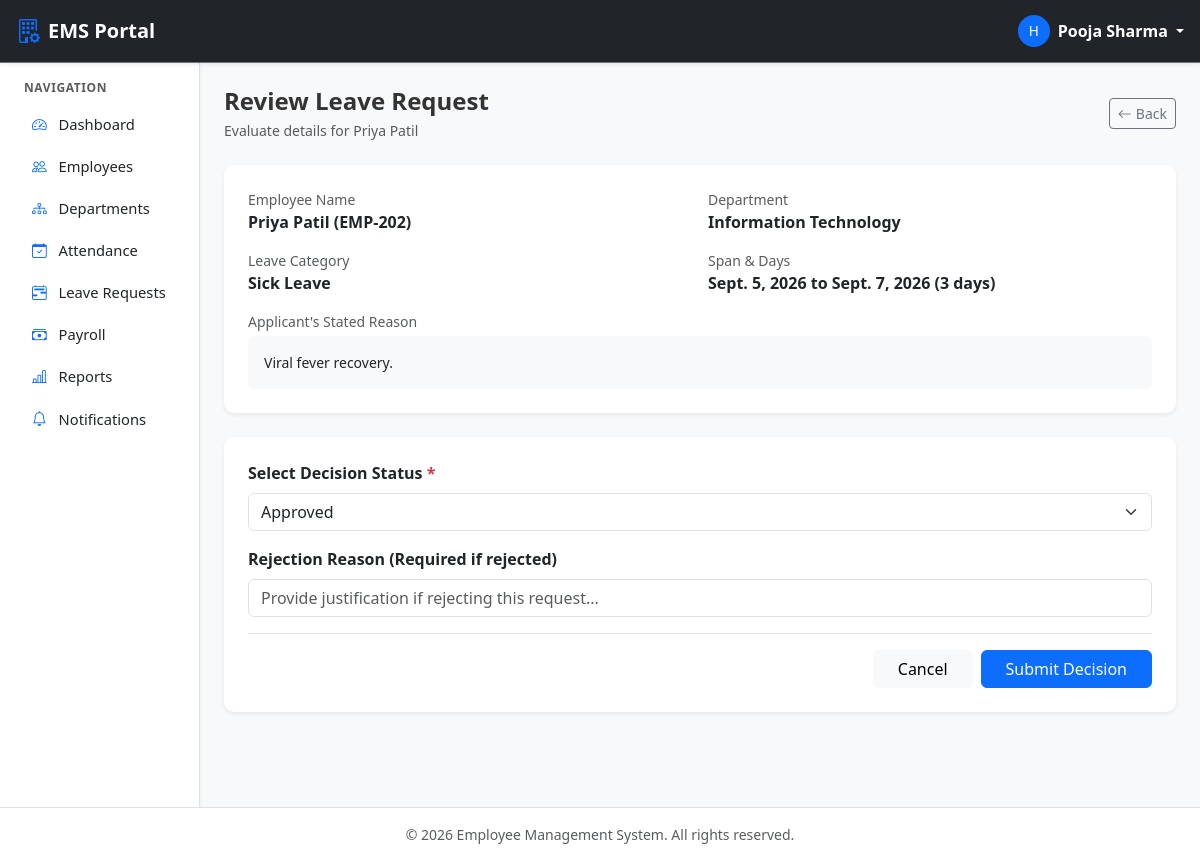
Page /leaves/2/action/ (signed in) on the committed database.
### leaves/models.py (models this page shows, shortened)
class LeaveRequest(models.Model):
    LEAVE_TYPES = (
        ('CASUAL', 'Casual Leave'),
        ('SICK', 'Sick Leave'),
        ('EARNED', 'Earned Leave'),
        ('EMERGENCY', 'Emergency Leave'),
    )
    STATUS_CHOICES = (
        ('PENDING', 'Pending'),
        ('APPROVED', 'Approved'),
        ('REJECTED', 'Rejected'),
    )
    employee = models.ForeignKey(
        Employee,
        on_delete=models.CASCADE,
        related_name='leave_requests'
    )
    leave_type = models.CharField(max_length=15, choices=LEAVE_TYPES, default='CASUAL')
    start_date = models.DateField()
    end_date = models.DateField()
    reason = models.TextField()
    status = models.CharField(max_length=10, choices=STATUS_CHOICES, default='PENDING')
    rejection_reason = models.CharField(max_length=255, blank=True, null=True)
    applied_at = models.DateTimeField(auto_now_add=True)
    approved_by = models.ForeignKey(
        User,
        on_delete=models.SET_NULL,
        null=True,
        blank=True,
        related_name='approved_leaves'
    )
    action_taken_at = models.DateTimeField(null=True, blank=True)
    class Meta:
        ordering = ['-applied_at']
    @property
    def total_days(self):
        if self.start_date and self.end_date:
            delta = self.end_date - self.start_date
            return max(delta.days + 1, 1)
        return 0

### employees/models.py (models this page shows, shortened)
class Employee(models.Model):
    ROLE_CHOICES = (
        ('ADMIN', 'Admin'),
        ('HR', 'HR / Manager'),
        ('EMPLOYEE', 'Employee'),
    )
    GENDER_CHOICES = (
        ('MALE', 'Male'),
        ('FEMALE', 'Female'),
        ('OTHER', 'Other'),
    )
    STATUS_CHOICES = (
        ('ACTIVE', 'Active'),
        ('INACTIVE', 'Inactive'),
    )
    user = models.OneToOneField(
        User,
        on_delete=models.CASCADE,
        related_name='employee'
    )
    employee_id = models.CharField(max_length=20, unique=True)
    phone = models.CharField(max_length=15, blank=True, null=True)
    address = models.TextField(blank=True, null=True)
    date_of_birth = models.DateField(blank=True, null=True)
    gender = models.CharField(max_length=10, choices=GENDER_CHOICES, default='MALE')
    profile_picture = models.ImageField(
        upload_to='profile_pictures/',
        blank=True,
        null=True
    )
    department = models.ForeignKey(
        Department,
        on_delete=models.SET_NULL,
        null=True,
        blank=True,
        related_name='employees'
    )
    designation = models.ForeignKey(
        Designation,
        on_delete=models.SET_NULL,
        null=True,
        blank=True,
        related_name='employees'
    )
    joining_date = models.DateField(blank=True, null=True)
    basic_salary = models.DecimalField(max_digits=10, decimal_places=2, default=0.00)
    role = models.CharField(max_length=10, choices=ROLE_CHOICES, default='EMPLOYEE')
    status = models.CharField(max_length=10, choices=STATUS_CHOICES, default='ACTIVE')
    created_at = models.DateTimeField(auto_now_add=True)
    updated_at = models.DateTimeField(auto_now=True)
    class Meta:
        ordering = ['employee_id']
    @property
    def full_name(self):
        return self.user.get_full_name() or self.user.username

### departments/models.py (models this page shows, shortened)
class Department(models.Model):
    name = models.CharField(max_length=100, unique=True)
    description = models.TextField(blank=True, null=True)
    created_at = models.DateTimeField(auto_now_add=True)
    updated_at = models.DateTimeField(auto_now=True)
    class Meta:
        ordering = ['name']
        verbose_name = 'Department'
        verbose_name_plural = 'Departments'

### leaves/views.py (the view)
# urls.py: path('<int:pk>/action/', views.leave_action_view, name='leave_action'),
@hr_required
def leave_action_view(request, pk):
    leave = get_object_or_404(LeaveRequest.objects.select_related('employee__user'), pk=pk)
    if request.method == 'POST':
        form = LeaveActionForm(request.POST, instance=leave)
        if form.is_valid():
            updated_leave = form.save(commit=False)
            updated_leave.approved_by = request.user
            updated_leave.action_taken_at = timezone.now()
            updated_leave.save()
            Notification.objects.create(
                recipient=leave.employee.user,
                title=f"Leave Request {updated_leave.status}",
                message=f"Your {updated_leave.get_leave_type_display()} request ({updated_leave.start_date} to {updated_leave.end_date}) was marked {updated_leave.status}.",
                notification_type='LEAVE',
                link='/leaves/my/'
            )
            messages.success(request, f"Leave decision for {leave.employee.full_name} saved successfully.")
            return redirect('leave_list')
        else:
            messages.error(request, "Please rectify the input errors.")
    else:
        form = LeaveActionForm(instance=leave)
    return render(request, 'leaves/leave_action.html', {'form': form, 'leave': leave})

### leaves/forms.py (shortened to what this page needs)
class LeaveActionForm(forms.ModelForm):
    class Meta:
        model = LeaveRequest
        fields = ['status', 'rejection_reason']
        widgets = {
            'status': forms.Select(attrs={'class': 'form-select'}),
            'rejection_reason': forms.TextInput(attrs={
                'class': 'form-control',
                'placeholder': 'Provide justification if rejecting this request...'
            }),
        }

### leaves/templates/leaves/leave_action.html (shortened to what this page needs)
{% extends "base.html" %}
{% block content %}
<div class="container-fluid max-w-700 p-0">
    <div class="d-flex align-items-center justify-content-between mb-4">
        <div>
            <h4 class="fw-bold mb-1">Review Leave Request</h4>
            <p class="text-muted small mb-0">Evaluate details for {{ leave.employee.full_name }}</p>
        </div>
        <a href="{% url 'leave_list' %}" class="btn btn-outline-secondary btn-sm">
            <i class="bi bi-arrow-left me-1"></i>Back
        </a>
    </div>
    <div class="card shadow-sm border-0 mb-4">
        <div class="card-body p-4">
            <div class="row g-3">
                <div class="col-sm-6">
                    <span class="text-muted small d-block">Employee Name</span>
                    <span class="fw-bold">{{ leave.employee.full_name }} ({{ leave.employee.employee_id }})</span>
                </div>
                <div class="col-sm-6">
                    <span class="text-muted small d-block">Department</span>
                    <span class="fw-bold">{{ leave.employee.department.name|default:"Unassigned" }}</span>
                </div>
                <div class="col-sm-6">
                    <span class="text-muted small d-block">Leave Category</span>
                    <span class="fw-bold">{{ leave.get_leave_type_display }}</span>
                </div>
                <div class="col-sm-6">
                    <span class="text-muted small d-block">Span & Days</span>
                    <span class="fw-bold">{{ leave.start_date }} to {{ leave.end_date }} ({{ leave.total_days }} days)</span>
                </div>
                <div class="col-12">
                    <span class="text-muted small d-block">Applicant's Stated Reason</span>
                    <div class="p-3 bg-light rounded mt-1 small">{{ leave.reason }}</div>
                </div>
            </div>
        </div>
    </div>
    <div class="card shadow-sm border-0">
        <div class="card-body p-4">
            <form method="post" novalidate>
                <div class="mb-3">
                    <label class="form-label fw-semibold required">Select Decision Status</label>
                    {{ form.status }}
                </div>
                <div class="mb-3">
                    <label class="form-label fw-semibold">Rejection Reason (Required if rejected)</label>
                    {{ form.rejection_reason }}
                </div>
                <div class="d-flex justify-content-end gap-2 pt-3 border-top">
                    <a href="{% url 'leave_list' %}" class="btn btn-light px-4">Cancel</a>
                    <button type="submit" class="btn btn-primary px-4">Submit Decision</button>
                </div>
            </form>
        </div>
    </div>
</div>
{% endblock %}

### templates/navbar.html (shortened to what this page needs)
<nav class="navbar navbar-expand-lg navbar-dark bg-dark sticky-top border-bottom border-secondary shadow-sm">
    <div class="container-fluid px-3">
        <a class="navbar-brand fw-bold d-flex align-items-center" href="#">
            <i class="bi bi-building-gear text-primary me-2 fs-4"></i>
            <span>EMS Portal</span>
        </a>
        {% if user.is_authenticated %}
        <div class="ms-auto d-flex align-items-center">
            <div class="dropdown">
                <a href="#" class="d-flex align-items-center text-white text-decoration-none dropdown-toggle" id="userDropdown" data-bs-toggle="dropdown" aria-expanded="false">
                    <span class="avatar-badge bg-primary text-white rounded-circle me-2 d-inline-flex justify-content-center align-items-center" style="width: 32px; height: 32px; font-size: 0.85rem;">
                        {{ user.username|first|upper }}
                    </span>
                    <span class="d-none d-sm-inline fw-semibold me-1">{{ user.get_full_name|default:user.username }}</span>
                </a>
            </div>
        </div>
        {% else %}
        <div class="ms-auto">
            <a href="{% url 'login' %}" class="btn btn-outline-light btn-sm px-3">Login</a>
        </div>
        {% endif %}
    </div>
</nav>

### static/css/style.css (style rules this page uses)
:root { --ems-primary: #0d6efd; --ems-dark: #212529; --ems-sidebar-bg: #ffffff; --ems-sidebar-width: 250px; --ems-card-radius: 10px; }
body { font-family: system-ui, -apple-system, "Segoe UI", Roboto, "Helvetica Neue", Arial, sans-serif; color: #333333; background-color: #f8f9fa; }
.card { border-radius: var(--ems-card-radius); border: 1px solid #edf2f9; transition: transform 0.15s ease-in-out, box-shadow 0.15s ease-in-out; }
.form-label.required::after { content: " *"; color: #dc3545; }

### rows in the picture
LeaveRequest: employee.full_name "Priya Patil", employee.employee_id "EMP-202", employee.department.name "Information Technology", leave_type "Sick Leave", start_date "Sept. 5, 2026", end_date "Sept. 7, 2026", total_days "3", reason "Viral fever recovery.", status "Approved"

### other values in the picture
{{ user.username|first|upper }} "H"
{{ user.get_full_name|default:user.username }} "Pooja Sharma"
